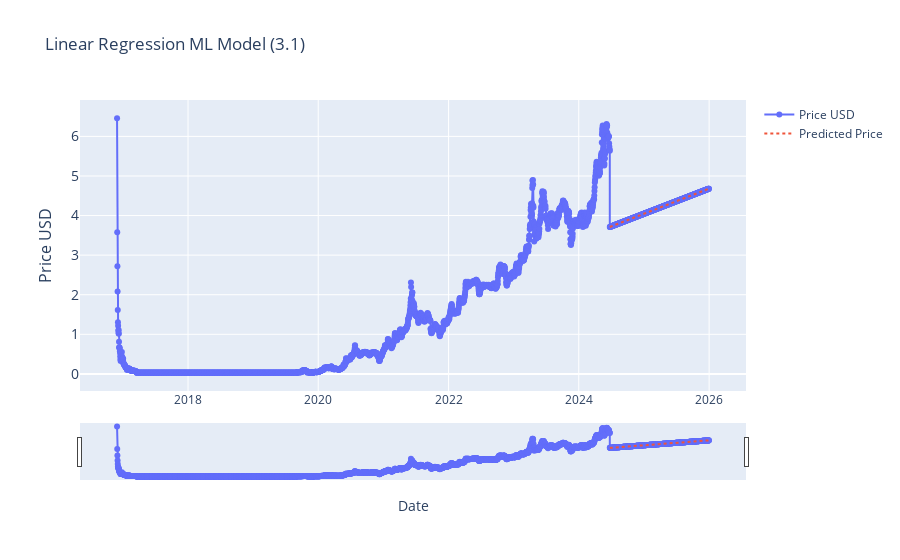

The notebook cell saved with this chart:
### Code cell
# Linear Regression (3.1) FUTURE MODELLING STRATEGY

# Linear Regression (3.1)

from sklearn.linear_model import LinearRegression
from sklearn.model_selection import train_test_split
import plotly.graph_objects as go
import pandas as pd
from ipywidgets import interact, DatePicker
import numpy as np

current_item['date_ordinal'] = current_item.index.map(pd.Timestamp.toordinal)
X = current_item['date_ordinal'].values.reshape(-1, 1)
y = current_item['price_usd'].values

# THIS SECTION IS FOR FUTURE PRICE PREDICTION:
future_dates = pd.date_range(start=current_item.index[-1], end='2025-12-31')
future_dates_ordinal = future_dates.map(pd.Timestamp.toordinal).values.reshape(-1, 1)

# intialize the model (like initialising a variable)
model_lr = LinearRegression()
model_lr.fit(X, y)

# make predictions
y_pred = model_lr.predict(future_dates_ordinal)

# Create a DataFrame for future predictions
future_df = pd.DataFrame(data={'date': future_dates, 'price_usd': y_pred})
future_df.set_index('date', inplace=True)

# Combine current_item and future_df
combined_df = pd.concat([current_item, future_df])

def update_graph(start_date, end_date):
    # Filtering the data based on the date range
    mask = (combined_df.index >= pd.to_datetime(start_date)) & (combined_df.index <= pd.to_datetime(end_date))
    filtered_data = combined_df.loc[mask]

    # Creating the plot
    fig = go.Figure()
    fig.add_trace(go.Scatter(x=filtered_data.index, y=filtered_data['price_usd'], mode='lines+markers', name='Price USD'))

    # Add the predicted prices
    fig.add_trace(go.Scatter(x=future_df.index, y=future_df['price_usd'], mode='lines', name='Predicted Price', line=dict(dash='dot')))

    # Formatting
    fig.update_layout(
        title='Linear Regression ML Model (3.1)',
        xaxis_title='Date',
        yaxis_title='Price USD',
        yaxis=dict(
            title='Price USD',
            titlefont_size=16,
            tickfont_size=14,
        ),
        xaxis=dict(  # Added lines for range slider
            rangeslider=dict(
                visible=True
            ),
            type="date"
        ),
        showlegend=True
    )

    fig.show()

# Creating interactive widgets for date selection
start_date_picker = DatePicker(description='Start Date', value=combined_df.index[0], disabled=False)
end_date_picker = DatePicker(description='End Date', value=combined_df.index[-1], disabled=False)

# Display the interactive widget
interact(update_graph, start_date=start_date_picker, end_date=end_date_picker)

### Figure 1 — Plotly figure (JSON) as saved in the notebook; plotly's stock layout.template omitted (floating-point values rounded to 4 significant figures; data arrays with more than 128 entries replaced by an {"elided": "..."} marker saying what was removed)
{"data": [{"mode": "lines+markers", "name": "Price USD", "type": "scatter", "x": {"elided": "3321 str values"}, "y": {"elided": "3321 float values"}}, {"line": {"dash": "dot"}, "mode": "lines", "name": "Predicted Price", "type": "scatter", "x": {"elided": "557 str values"}, "y": {"elided": "557 float values"}}], "layout": {"showlegend": true, "title": {"text": "Linear Regression ML Model (3.1)"}, "xaxis": {"rangeslider": {"visible": true}, "title": {"text": "Date"}, "type": "date"}, "yaxis": {"tickfont": {"size": 14}, "title": {"font": {"size": 16}, "text": "Price USD"}}}}
